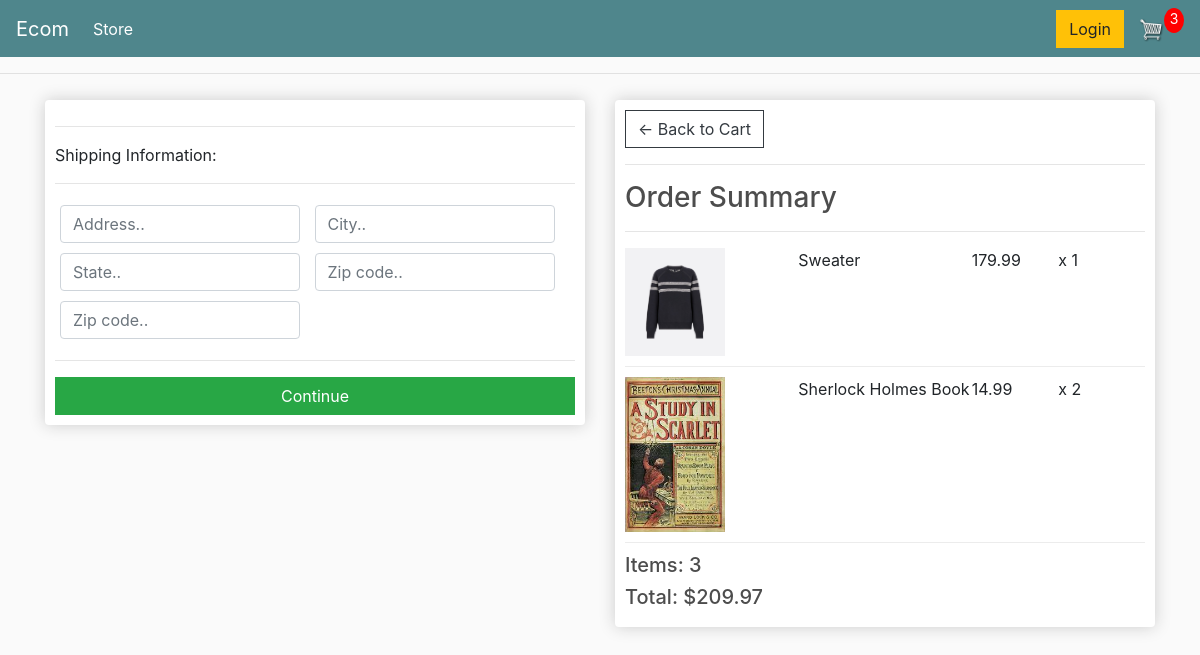
/checkout/ (signed in), run on an earlier commit of the app's database.
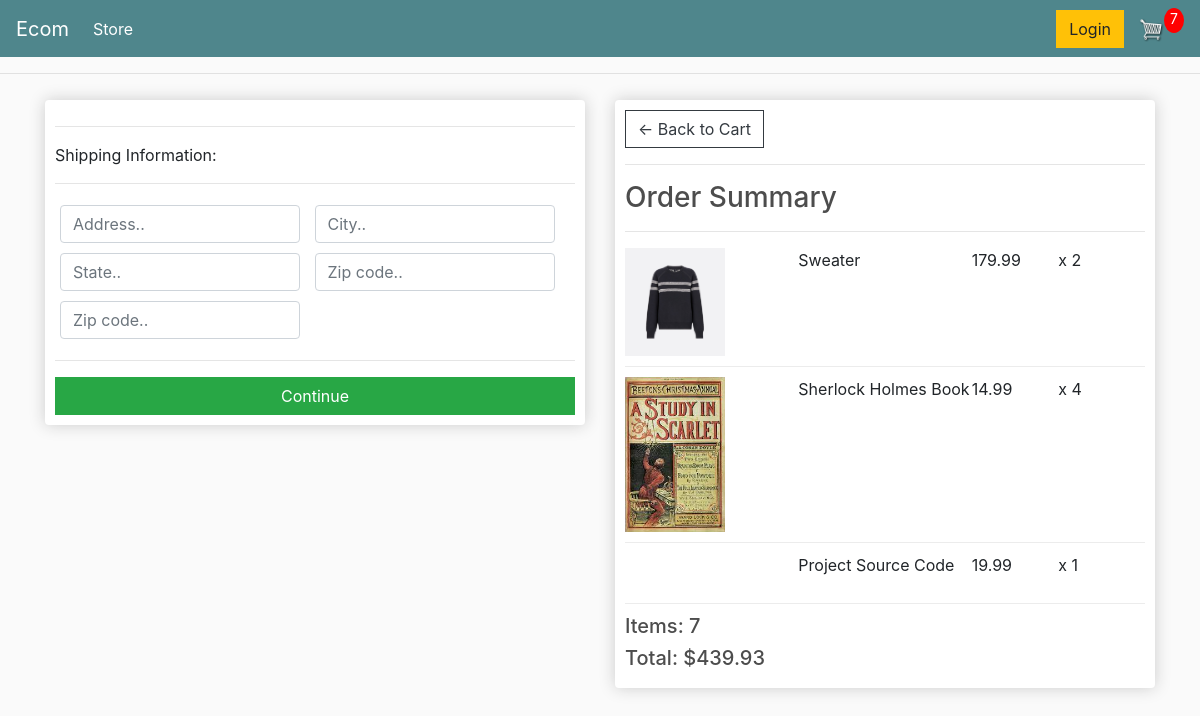
And on a later commit of the database.
### store/models.py (models this page shows, shortened)
class Order(models.Model):
    customer = models.ForeignKey(Customer, on_delete=models.SET_NULL, blank=True, null=True)
    date_ordered = models.DateTimeField(auto_now_add=True)
    complete = models.BooleanField(default=False, null = True, blank = False) #if its complete then the order has been made
    transaction_id = models.CharField(max_length=200, null=True)
    @property
    def shipping(self):
        shipping = False
        orderItems = self.orderitem_set.all()
        for i in orderItems:
            if i.product.digital == False:
                shipping = True
        return shipping
    @property
    def get_cart_total(self):
        orderitems = self.orderitem_set.all()
        total = sum([item.get_total for item in orderitems])
        return total
    def get_cart_items(self):
        orderitems = self.orderitem_set.all()
        total = sum([item.quantity for item in orderitems])
        return total

class OrderItem(models.Model):
    product = models.ForeignKey(Product, on_delete=models.SET_NULL, blank=True, null = True)
    order = models.ForeignKey(Order, on_delete=models.SET_NULL, blank= True, null= True)
    quantity = models.IntegerField(default=0, null=True, blank= True)
    date_added = models.DateTimeField(auto_now_add=True)
    @property
    def get_total(self):
        total = self.product.price * self.quantity
        return total

class Product(models.Model):
    name = models.CharField(max_length=200, null= True)
    price = models.FloatField()
    digital = models.BooleanField(default=False, null=True, blank = False) #if its digital it can not be shipped
    image = models.ImageField(null=True, blank=True)
    @property
    def imageURL(self):
        try:
            url = self.image.url
        except:
            url=''
        return url

### store/views.py (the view)
# urls.py: path('checkout/', views.checkout, name= "checkout"),
def checkout(request):
    if request.user.is_authenticated:
        customer = request.user.customer
        order, created = Order.objects.get_or_create(customer=customer, complete= False) #tries to query the customer to attach the order, if does not exist it created it and attaches order
        items = order.orderitem_set.all()      #asigna los items de la orden a items
        cartItems = order.get_cart_items
    else:
        items = []
        order = {'get_cart_total': 0, 'get_cart_items': 0, 'shipping':False} #shows 0 for cart total and cart items when user is not logged in
        cartItems = order['get_cart_items']
    context = {'items': items, 'order': order, 'cartItems': cartItems }
    return render(request, 'store/checkout.html', context)

### store/templates/store/checkout.html (shortened to what this page needs)
{% extends 'store/main.html' %}
{% load static %}
{% block content %}
<div class="row">
    <div class="col-lg-6">
        <div class="box-element" id="form-wrapper">
            <form id="form">
                <div id="shipping-info">
                    <hr>
                    <p>Shipping Information:</p>
                    <hr>
                    <div class="form-field">
                        <input class="form-control" type="text" name="address" placeholder="Address..">
                    </div>
                    <div class="form-field">
                        <input class="form-control" type="text" name="city" placeholder="City..">
                    </div>
                    <div class="form-field">
                        <input class="form-control" type="text" name="state" placeholder="State..">
                    </div>
                    <div class="form-field">
                        <input class="form-control" type="text" name="zipcode" placeholder="Zip code..">
                    </div>
                    <div class="form-field">
                        <input class="form-control" type="text" name="country" placeholder="Zip code..">
                    </div>
                </div>
                <hr>
                <input id="form-button" class="btn btn-success btn-block" type="submit" value="Continue">
            </form>
        </div>
        <br>
    </div>
    <div class="col-lg-6">
        <div class="box-element">
            <a class="btn btn-outline-dark" href="{% url 'cart' %}">&#x2190; Back to Cart</a>
            <hr>
            <h3>Order Summary</h3>
            <hr>
            {% for item in items %}
            <div class="cart-row">
				<div style="flex:2"><img class="row-image" src="{{item.product.imageURL}}" ></div>
				<div style="flex:2"><p>{{item.product.name}}</p> </div>
				<div style="flex:1"><p>{{item.product.price}}</p></div>
				<div style="flex:1"><p>x {{item.quantity}}</p></div>
			</div>
            {% endfor %}
            <h5>Items: {{order.get_cart_items}}</h5>
            <h5>Total: ${{order.get_cart_total|floatformat:2}}</h5>
        </div>
    </div>
</div>
{% endblock content %}

### store/templates/store/main.html (shortened to what this page needs)
<!DOCTYPE html>
{% load static %}
<html lang="en">
<head>
    <link rel="stylesheet" href="https://stackpath.bootstrapcdn.com/bootstrap/4.4.1/css/bootstrap.min.css">
    <link rel="stylesheet" type="text/css" href="{% static 'css/main.css' %}">
</head>
<body>
    <nav class="navbar navbar-expand-lg navbar-dark bg-dark">
      <a class="navbar-brand" href="{% url 'store' %}">Ecom</a>
      <div class="collapse navbar-collapse" id="navbarSupportedContent">
        <ul class="navbar-nav mr-auto">
          <li class="nav-item active">
            <a class="nav-link" href="{% url 'store' %}">Store <span class="sr-only">(current)</span></a>
          </li>
        </ul>
        <div class="form-inline my-2 my-lg-0">
           <a href="#"class="btn btn-warning">Login</a>
           <a href="{% url 'cart' %}">
            <img  id="cart-icon" src="{% static 'images/cart.png' %}">
          </a>
          <p id="cart-total">{{cartItems}}</p>
        </div>
      </div>
    </nav>
   <hr>
   <div class="container" >
        {% block content%}
        {% endblock content%}
   </div>
</body>
</html>

What changed in the data, as far as the page shows it:
changed through a linked row, Order: id.quantity "3" → "7"; get_cart_items "3" → "7"; get_cart_total "209.97" → "439.93"
changed OrderItem "Sweater": quantity "1" → "2"
changed OrderItem "Sherlock Holmes Book": quantity "2" → "4"
added OrderItem: product.name "Project Source Code", product.price "19.99", quantity "1"
